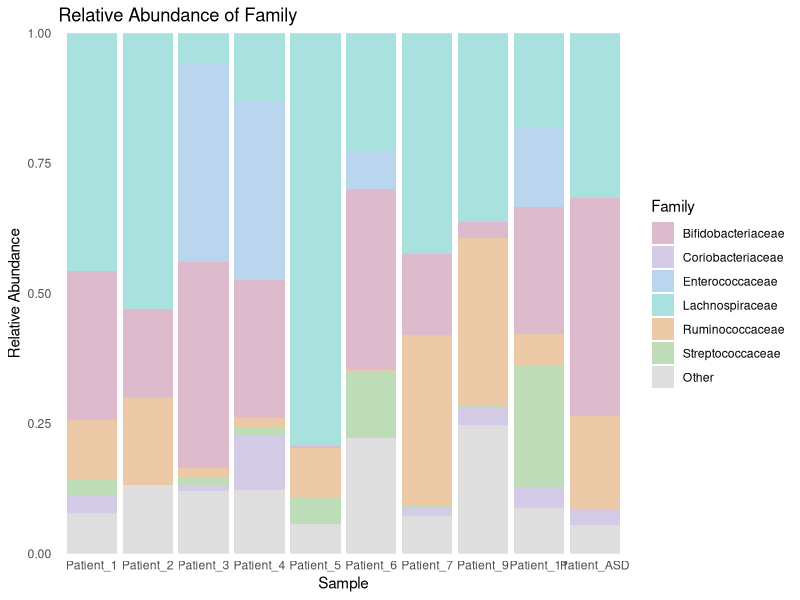
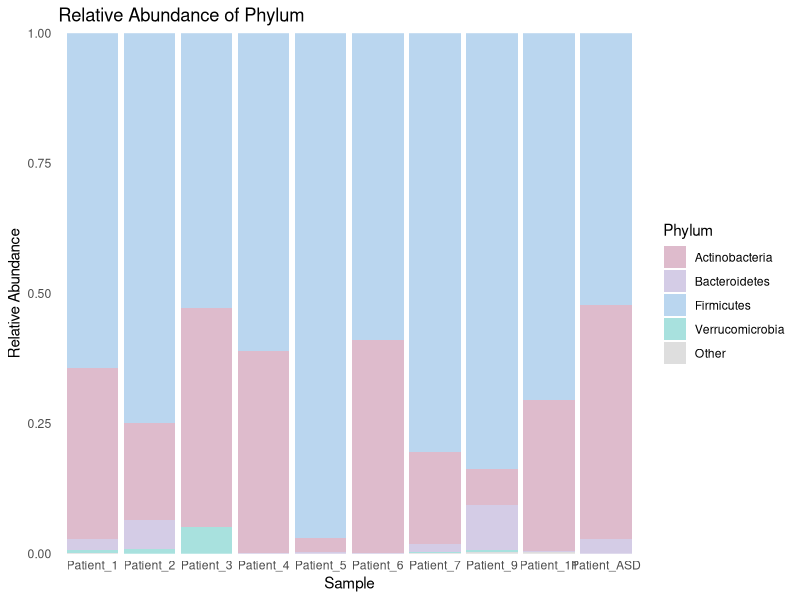

Recreate these plots in R, in order.
#### Microbiome Taxonomy Analysis

## Author: Shalvi Chirmade
## BINF*6999 Research Project Summer 2022

## Van Raay Lab at the University of Guelph

## Primary Advisor: Dr. Terry Van Raay
## Secondary Advisor: Dr. Lewis Lukens

## Description:
# Microbiome analysis of ten patient fecal samples for the identification of diet-derived metabolites and their effects on mental health.

# Please see the README file for the project proposal.

# +-+-+-+-+-+-+-+-+-+-+-+-+-+-+-+-+-+-+-+-+-+-+-+-+-+-+-+-+-+-+-+-+-+-+-+-+-+-+-

#### 1. Load Required Packages ----

# CRAN

#install.packages("forcats")
library(forcats)
#install.packages("tidyverse")
library(tidyverse)

# Bioconductor

#BiocManager::install(c("MicrobiotaProcess"))
#library(MicrobiotaProcess)


# GitHub



#### 2. Data Import and Cleaning ----

# Data has been pre-processed through command-line on Compute Canada using:
      # FastQC 0.11.9
      # Trimmomatic 0.39
      # fastq-join 1.3.1

# Taxonomic analysis has been carried out on command-line using Bowtie2 and MetaPhlAn 3

# The taxonomic profile files for each sequence has been combined into one file called merged_abundance_table.txt

# Import the merged taxa file.
dfData <- read.delim("merged_abundance_table.txt", header = F)
View(dfData)

# Row 1 contains the name of the database used for the taxonomy analysis - will be deleted.
dfData <- dfData[-1,]

# Now Row 1 contains the column names, will make those the names of the columns of the dataframe and delete the row.
colnames(dfData) <- dfData[1,]
colnames(dfData)
dfData <- dfData[-1,]

# Clean the column names to display only the patient number
colnames(dfData)[3:12] <- str_extract(colnames(dfData)[3:12], "Patient_[:alnum:]+")
colnames(dfData)
colnames(dfData)[3] <- str_extract(colnames(dfData)[3], "Patient_[:alpha:]+")
colnames(dfData)

# Store sample names in order.
samples <- sort(colnames(dfData)[3:12])
samples <- reorder(samples, c(1,9,2,3,4,5,6,7,8,10))

# Make rownames clean.
rownames(dfData) <- 1:(nrow(dfData))

# Create a new dataframe with the clade information separated into different columns.
dfTidy <- dfData
dfTidy <- dfTidy %>% 
  separate(clade_name, 
           into = c("Kingdom", "Phylum", "Class", "Order", "Family", "Genus", "Species"), 
           sep = "\\|", 
           extra = "merge")


# Clean all the rank names - i.e. remove "x__".
for (i in 1:7){
  dfTidy[,i] <- sapply(str_split(dfTidy[,i], "__"), "[", 2)
} 


# Remove genus name from species column.
dfTidy[,7] <- sapply(str_split(dfTidy[,7], "_", n = 2), "[", 2)


# The number of NAs in each taxonomic rank column
sapply(dfTidy[,1:7], function(x) sum(is.na(x)))
# Kingdom  Phylum   Class   Order  Family   Genus  Species 
# 0        3        10      24     44       81     154 


# Remove variables that are not required downstream.
rm(i)


# Export dfTidy as a .tsv file for cleaner raw data. Code commented out as it does not need to be redone.
# write_tsv(dfTidy, file = "Tidy_Merged_Abundance_Table.tsv", col_names = T)



#### 3. Relative Abundance Visualization ----

## Create stacked bar chart by using ggplot and the Family taxa. First create a manipulated dataframe containing only the Family information. Due to the way our abundance table was created, we have to select the rows where the data is describing the abundance for the whole Family; the entries with Genus and Species specific s is encompassed in these Family abundance rows.
dfFamily <- dfTidy[,5:18]

# Remove rows with NAs in Family
dfFamily <- dfFamily[complete.cases(dfFamily$Family),]

# Keep rows with NAs in both Genus and Species - we only want these rows as the abundance information encompasses the whole Family.
dfFamily <- dfFamily[!complete.cases(dfFamily$Genus),]
dfFamily <- dfFamily[,c(1, 5:14)]

# Convert abundance information from character to numerical values.
dfFamily[, 2:11] <- lapply(dfFamily[, 2:11], function(x) as.numeric(as.character(x)))
sapply(dfFamily, class)

# Sum the abundance for each sample.
lapply(dfFamily[, 2:11], sum)


# Make the columns into rows - result checked to make sure the transformation was accurate.
dfFamily <- pivot_longer(dfFamily, cols = 2:11, names_to = "Sample")
colnames(dfFamily)[3] <- "Abundance"
dfFamily <- dfFamily %>%
  filter(Abundance != 0)


# Ideas of cleaning by Riffomonas Project https://www.youtube.com/watch?v=w4X3o6MQjVA

# Show a summary fo the relative abundance of the Family taxa.
dfFamily %>%
  group_by(Family) %>%
  summarise(max = max(Abundance)) %>%
  arrange(desc(max))

# Create an "Other" category based on a threshold of abundance 5%
dfFamily_pool <- dfFamily %>%
  group_by(Family) %>%
  summarise(pool = max(Abundance) < 10, 
            mean = mean(Abundance),
            .groups = "drop")

dfFamily_Others <- inner_join(dfFamily, dfFamily_pool, by = "Family") %>%
  mutate(Family = if_else(pool, "Other", Family)) %>%
  group_by(Sample, Family) %>%
  summarise(Abundance = sum(Abundance), 
            mean = min(mean),
            .groups = "drop") %>%
  mutate(Family = factor(Family),
         Family = fct_reorder(Family, mean, .desc = T))
  

# Create stacked barplot using this new dataframe.
colors <- RColorBrewer::brewer.pal(9,"Set3")
colors <- c("#debbcc", "#d4cce6", "#bad6ef", "#a8e1de", "#ebc9a7", "#bedcb8", "#dedede")

ggplot(dfFamily_Others, aes(x = Sample, y = Abundance, fill = Family)) +
  geom_bar(position = "fill", stat = "identity") +
  scale_fill_manual(values = colors, 
                    breaks = c("Bifidobacteriaceae",
                               "Coriobacteriaceae",
                               "Enterococcaceae",
                               "Lachnospiraceae",
                               "Ruminococcaceae",
                               "Streptococcaceae",
                               "Other")) +
  scale_x_discrete(limits = levels(samples)) +
  scale_y_continuous(expand = c(0, 0)) +
  theme_minimal() +
  theme(panel.grid.major = element_blank(), panel.grid.minor = element_blank()) +
  ggtitle("Relative Abundance of Family") +
  ylab("Relative Abundance")



## Carry out same analysis using Phylum level.
dfPhylum <- dfTidy[,2:18]

# Remove rows with NAs in Family
dfPhylum <- dfPhylum[complete.cases(dfPhylum$Phylum),]

# Keep rows with NAs in Class - we only want these rows as the abundance information encompasses the whole Family.
dfPhylum <- dfPhylum[!complete.cases(dfPhylum$Class),]
dfPhylum <- dfPhylum[,c(1, 8:17)]

# Convert abundance information from character to numerical values.
dfPhylum[, 2:11] <- lapply(dfPhylum[, 2:11], function(x) as.numeric(as.character(x)))
sapply(dfPhylum, class)

# Sum the abundance for each sample.
lapply(dfPhylum[, 2:11], sum)


# Make the columns into rows - result checked to make sure the transformation was accurate.
dfPhylum <- pivot_longer(dfPhylum, cols = 2:11, names_to = "Sample")
colnames(dfPhylum)[3] <- "Abundance"
dfPhylum <- dfPhylum %>%
  filter(Abundance != 0)


# Show a summary fo the relative abundance of the Phylum taxa.
dfPhylum %>%
  group_by(Phylum) %>%
  summarise(max = max(Abundance)) %>%
  arrange(desc(max))

# Create an "Other" category based on a threshold of abundance 5%
dfPhylum_pool <- dfPhylum %>%
  group_by(Phylum) %>%
  summarise(pool = max(Abundance) < 5, 
            mean = mean(Abundance),
            .groups = "drop")

dfPhylum_Others <- inner_join(dfPhylum, dfPhylum_pool, by = "Phylum") %>%
  mutate(Phylum = if_else(pool, "Other", Phylum)) %>%
  group_by(Sample, Phylum) %>%
  summarise(Abundance = sum(Abundance),
            mean = min(mean),
            .groups = "drop") %>%
  mutate(Phylum = factor(Phylum),
         Phylum = fct_reorder(Phylum, mean, .desc = T))


# Create stacked barplot using this new dataframe.
colors <- RColorBrewer::brewer.pal(5,"Set3")
colors <- c("#debbcc", "#d4cce6", "#bad6ef", "#a8e1de", "#dedede")

ggplot(dfPhylum_Others, aes(x = Sample, y = Abundance, fill = Phylum)) +
  geom_bar(position = "fill", stat = "identity") +
  scale_fill_manual(values = colors,
                    breaks = c("Actinobacteria",
                               "Bacteroidetes",
                               "Firmicutes",
                               "Verrucomicrobia",
                               "Other")) +
  scale_x_discrete(limits = levels(samples)) +
  scale_y_continuous(expand = c(0, 0)) +
  theme_minimal() +
  theme(panel.grid.major = element_blank(), panel.grid.minor = element_blank()) +
  ggtitle("Relative Abundance of Phylum") +
  ylab("Relative Abundance")


#TODO can manipulate ggplot to have the top two taxa on either side of the stacked bar --> anchor for the top two, one at the top, and one at the bottom



